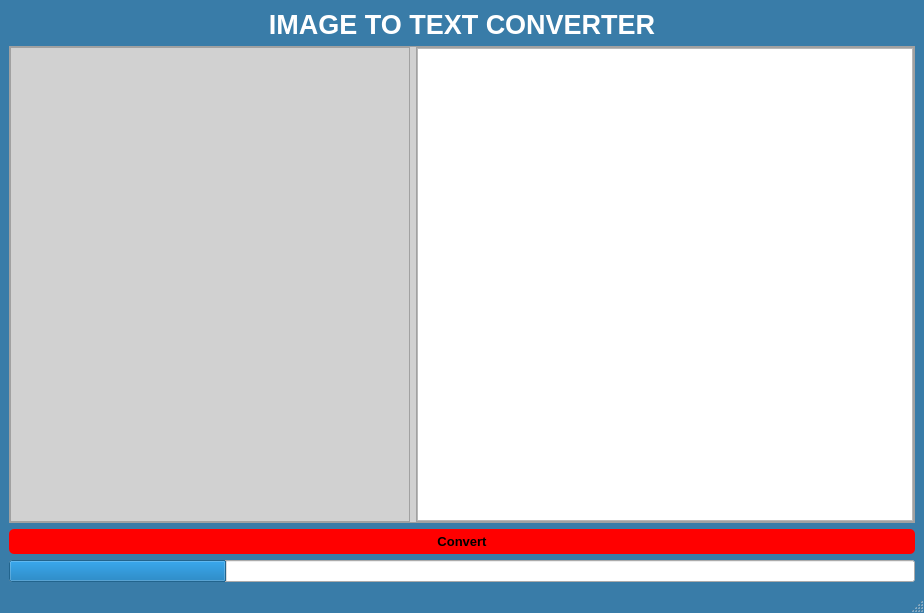
<?xml version="1.0" encoding="UTF-8"?>
<ui version="4.0">
 <class>MainWindow</class>
 <widget class="QMainWindow" name="MainWindow">
  <property name="geometry">
   <rect>
    <x>0</x>
    <y>0</y>
    <width>924</width>
    <height>613</height>
   </rect>
  </property>
  <property name="windowTitle">
   <string>MainWindow</string>
  </property>
  <property name="styleSheet">
   <string notr="true">QMainWindow{
	background-color: rgb(57, 124, 168);
}
QLabel{
	background-color: rgb(57, 124, 168);
	color: rgb(255, 255, 255);
}
QFrame.QFrame{
	background-color: rgb(209, 209, 209);
}
QPushButton{
	border-radius:5px;
	
	color: rgb(0, 0, 0);
	background-color: rgb(255, 0, 0);
}
QPushButton::hover{
	border-radius:5px;
	
	color: rgb(250, 250, 250);
	
	background-color: rgb(0, 150, 73);
}</string>
  </property>
  <widget class="QWidget" name="centralwidget">
   <layout class="QVBoxLayout" name="verticalLayout">
    <item>
     <widget class="QLabel" name="label">
      <property name="maximumSize">
       <size>
        <width>16777215</width>
        <height>50</height>
       </size>
      </property>
      <property name="font">
       <font>
        <pointsize>20</pointsize>
        <bold>true</bold>
       </font>
      </property>
      <property name="text">
       <string>IMAGE TO TEXT CONVERTER</string>
      </property>
      <property name="alignment">
       <set>Qt::AlignCenter</set>
      </property>
     </widget>
    </item>
    <item>
     <widget class="QFrame" name="mainFrame">
      <property name="frameShape">
       <enum>QFrame::StyledPanel</enum>
      </property>
      <property name="frameShadow">
       <enum>QFrame::Raised</enum>
      </property>
      <layout class="QHBoxLayout" name="horizontalLayout">
       <property name="leftMargin">
        <number>0</number>
       </property>
       <property name="topMargin">
        <number>0</number>
       </property>
       <property name="rightMargin">
        <number>0</number>
       </property>
       <property name="bottomMargin">
        <number>0</number>
       </property>
       <item>
        <widget class="QFrame" name="frame">
         <property name="minimumSize">
          <size>
           <width>400</width>
           <height>0</height>
          </size>
         </property>
         <property name="frameShape">
          <enum>QFrame::StyledPanel</enum>
         </property>
         <property name="frameShadow">
          <enum>QFrame::Raised</enum>
         </property>
         <layout class="QHBoxLayout" name="horizontalLayout_4">
          <property name="leftMargin">
           <number>0</number>
          </property>
          <property name="topMargin">
           <number>0</number>
          </property>
          <property name="rightMargin">
           <number>0</number>
          </property>
          <property name="bottomMargin">
           <number>0</number>
          </property>
          <item>
           <layout class="QHBoxLayout" name="imgLayout"/>
          </item>
         </layout>
        </widget>
       </item>
       <item>
        <widget class="QFrame" name="frame_2">
         <property name="minimumSize">
          <size>
           <width>400</width>
           <height>0</height>
          </size>
         </property>
         <property name="frameShape">
          <enum>QFrame::StyledPanel</enum>
         </property>
         <property name="frameShadow">
          <enum>QFrame::Raised</enum>
         </property>
         <layout class="QHBoxLayout" name="horizontalLayout_2">
          <property name="leftMargin">
           <number>0</number>
          </property>
          <property name="topMargin">
           <number>0</number>
          </property>
          <property name="rightMargin">
           <number>0</number>
          </property>
          <property name="bottomMargin">
           <number>0</number>
          </property>
          <item>
           <widget class="QTextEdit" name="addingm"/>
          </item>
         </layout>
        </widget>
       </item>
      </layout>
     </widget>
    </item>
    <item>
     <widget class="QPushButton" name="extractBtn">
      <property name="minimumSize">
       <size>
        <width>0</width>
        <height>25</height>
       </size>
      </property>
      <property name="font">
       <font>
        <pointsize>10</pointsize>
        <bold>true</bold>
       </font>
      </property>
      <property name="text">
       <string>Convert</string>
      </property>
     </widget>
    </item>
    <item>
     <widget class="QProgressBar" name="progressBar">
      <property name="value">
       <number>24</number>
      </property>
      <property name="textVisible">
       <bool>false</bool>
      </property>
     </widget>
    </item>
   </layout>
  </widget>
  <widget class="QMenuBar" name="menubar">
   <property name="geometry">
    <rect>
     <x>0</x>
     <y>0</y>
     <width>924</width>
     <height>21</height>
    </rect>
   </property>
  </widget>
  <widget class="QStatusBar" name="statusbar"/>
 </widget>
 <resources/>
 <connections/>
</ui>
